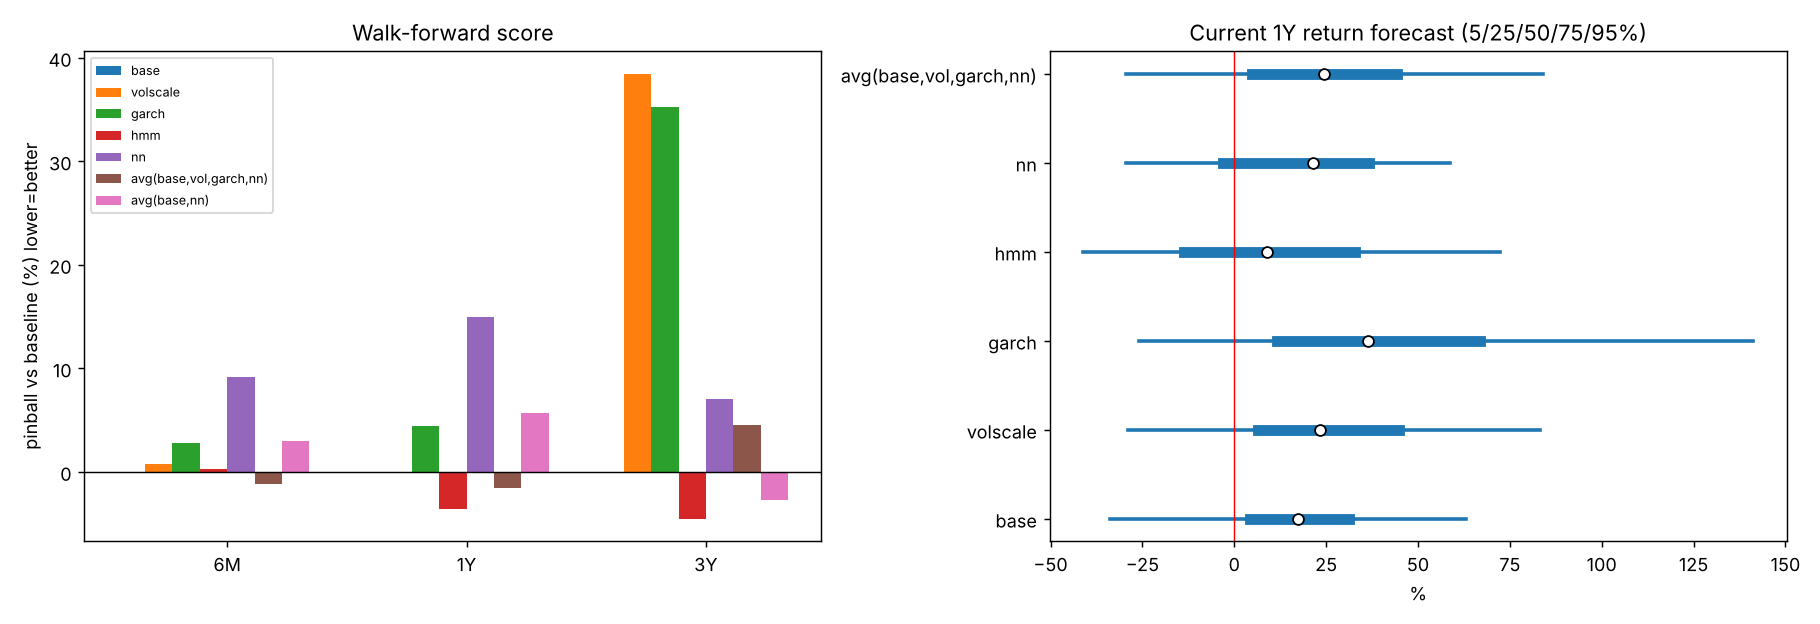

The Python source for this figure:
"""가격만 사용한 모델 비교 (워크포워드) - 2026-11-21
기준선 / 변동성 스케일 / GARCH-t 몬테카를로 / HMM 레짐 몬테카를로 / 분위수 신경망 / 앙상블
"""
import json, time, warnings
import numpy as np, pandas as pd, torch
from arch import arch_model
from hmmlearn.hmm import GaussianHMM
import matplotlib; matplotlib.use("Agg"); import matplotlib.pyplot as plt
warnings.filterwarnings("ignore"); torch.set_num_threads(4)

TAG = "20261121"; OUT = "/home/user/ma-backtest/"
HZ = {"6M": 126, "1Y": 252, "3Y": 756}
QS = np.array([0.05, 0.25, 0.5, 0.75, 0.95])
rng = np.random.default_rng(1)

px = pd.read_csv(OUT + f"ndx_close_{TAG}.csv", index_col=0, parse_dates=True).iloc[:, 0].dropna()
lp = np.log(px.values); n = len(lp); dates = px.index
ret = np.r_[np.nan, np.diff(lp)]
s = pd.Series(px.values)
X = np.c_[(s / s.cummax() - 1).values, (s / s.rolling(200).mean() - 1).values, (s / s.shift(252) - 1).values,
          (pd.Series(ret).rolling(63).std() * np.sqrt(252)).values, (s / s.shift(63) - 1).values]
START = 260
FIRST = 3000   # 첫 평가 시점(약 1997년)
PTS = list(range(FIRST, n - 126, 63))

def fwd(h): return np.r_[lp[h:] - lp[:-h], np.full(h, np.nan)]
Y = {k: fwd(h) for k, h in HZ.items()}

def pinball(y, q): return float(np.mean(np.maximum(QS * (y - q), (QS - 1) * (y - q))))

# ---- 모델들 ----
def m_base(i, h, y): return np.quantile(y[START:i - h + 1], QS)

def m_volscale(i, h, y):
    idx = np.arange(START, i - h + 1); sc = X[idx, 3] * np.sqrt(h / 252)
    z = y[idx] / sc
    return np.quantile(z, QS) * X[i, 3] * np.sqrt(h / 252)

def m_nn(i, h, y, base_q, seeds=3):
    idx = np.arange(START, i - h + 1)[::3]
    Xt = X[idx]; yt = y[idx]; mu, sd = Xt.mean(0), Xt.std(0) + 1e-9
    Xs = torch.tensor((Xt - mu) / sd, dtype=torch.float32); xq = torch.tensor(((X[i] - mu) / sd)[None], dtype=torch.float32)
    yy = torch.tensor(yt, dtype=torch.float32)[:, None]; q = torch.tensor(QS, dtype=torch.float32)[None]
    b = torch.tensor(base_q, dtype=torch.float32)[None]
    outs = []
    for sd_ in range(seeds):
        torch.manual_seed(sd_)
        net = torch.nn.Sequential(torch.nn.Linear(5, 16), torch.nn.Tanh(), torch.nn.Linear(16, 5))
        torch.nn.init.zeros_(net[2].weight); torch.nn.init.zeros_(net[2].bias)
        opt = torch.optim.Adam(net.parameters(), lr=3e-3, weight_decay=1e-2)
        for _ in range(100):
            opt.zero_grad(); p = b + net(Xs); e = yy - p
            torch.mean(torch.maximum(q * e, (q - 1) * e)).backward(); opt.step()
        outs.append((b + net(xq)).detach().numpy()[0])
    return np.sort(np.mean(outs, 0))

def garch_paths(i):
    am = arch_model(ret[1:i + 1] * 100, mean="Constant", vol="GARCH", p=1, q=1, dist="t")
    r = am.fit(disp="off")
    f = r.forecast(horizon=756, method="simulation", simulations=1000, reindex=False)
    return np.cumsum(f.simulations.values[-1], axis=1) / 100

def hmm_paths(i, K=3, P=1000, H=756):
    R = (ret[1:i + 1] * 100)[:, None]
    best = None
    for seed in (0, 1):
        m = GaussianHMM(K, covariance_type="diag", n_iter=100, tol=1e-3, random_state=seed).fit(R)
        sc = m.score(R)
        if best is None or sc > best[0]: best = (sc, m)
    m = best[1]; post = m.predict_proba(R)[-1]
    mean = m.means_.ravel(); sdv = np.sqrt(np.array([np.ravel(c)[0] for c in m.covars_]))
    cur = rng.choice(K, size=P, p=post); cum = np.zeros((P, H)); acc = np.zeros(P)
    cp = np.cumsum(m.transmat_, axis=1)
    for t in range(H):
        u = rng.random(P); cur = (u[:, None] > cp[cur]).sum(1).clip(0, K - 1)
        acc += rng.normal(mean[cur], sdv[cur]); cum[:, t] = acc
    return cum / 100

NAMES = ["base", "volscale", "garch", "hmm", "nn"]
pred = {k: {m: [] for m in NAMES} for k in HZ}   # (i, q)
t0 = time.time()
for j, i in enumerate(PTS):
    gp = garch_paths(i); hp = hmm_paths(i)
    for k, h in HZ.items():
        if i + h > n - 1: continue
        y = Y[k]
        b = m_base(i, h, y)
        P = {"base": b, "volscale": m_volscale(i, h, y), "garch": np.quantile(gp[:, h - 1], QS),
             "hmm": np.quantile(hp[:, h - 1], QS), "nn": m_nn(i, h, y, b)}
        for m, q in P.items(): pred[k][m].append((i, q))
    if j % 10 == 0: print(f"{j}/{len(PTS)} {time.time()-t0:.0f}s", flush=True)

# ---- 평가 ----
rows = []; res = {}
for k, h in HZ.items():
    idxs = [i for i, _ in pred[k]["base"]]; ys = np.array([Y[k][i] for i in idxs])
    allq = {m: np.array([q for _, q in pred[k][m]]) for m in NAMES}
    allq["avg(base,vol,garch,nn)"] = np.mean([allq[m] for m in ["base", "volscale", "garch", "nn"]], 0)
    allq["avg(base,nn)"] = np.mean([allq[m] for m in ["base", "nn"]], 0)
    b = np.mean([pinball(y, q) for y, q in zip(ys, allq["base"])])
    for m, Q in allq.items():
        pb = np.mean([pinball(y, q) for y, q in zip(ys, Q)])
        c90 = np.mean((ys >= Q[:, 0]) & (ys <= Q[:, 4])); c50 = np.mean((ys >= Q[:, 1]) & (ys <= Q[:, 3]))
        med = np.mean(ys <= Q[:, 2])
        rows.append((k, m, pb, pb / b - 1, c90, c50, med, len(ys)))
        res.setdefault(k, {})[m] = dict(pinball=pb, rel=pb / b - 1, cov90=c90, cov50=c50, below_median=med)
df = pd.DataFrame(rows, columns=["horizon", "model", "pinball", "vs_base", "cov90", "cov50", "below_median", "n"])
md = ["# 가격 전용 모델 비교 (워크포워드, " + TAG + ")\n",
      "평가 시점 " + f"{dates[PTS[0]].date()} ~ {dates[PTS[-1]].date()}, 63거래일 간격. pinball은 낮을수록 좋음. "
      "cov90/cov50은 각각 90%/50%에 가까울수록 보정이 좋음, below_median은 50%에 가까울수록 중앙값 편향 없음\n",
      df.to_markdown(index=False, floatfmt=".3f")]
open(OUT + f"ndx_models_compare_{TAG}.md", "w").write("\n".join(md))

# ---- 현재 시점 예측 ----
cur = {}
gp = garch_paths(n - 1); hp = hmm_paths(n - 1)
for k, h in HZ.items():
    y = Y[k]; i = n - 1; b = m_base(i, h, y)
    Pq = {"base": b, "volscale": m_volscale(i, h, y), "garch": np.quantile(gp[:, h - 1], QS),
          "hmm": np.quantile(hp[:, h - 1], QS), "nn": m_nn(i, h, y, b)}
    Pq["avg(base,vol,garch,nn)"] = np.mean([Pq[m] for m in ["base", "volscale", "garch", "nn"]], 0)
    cur[k] = {m: [float(np.exp(v) - 1) for v in q] for m, q in Pq.items()}
json.dump({"asof": str(dates[-1].date()), "close": float(px.values[-1]), "quantiles_5_25_50_75_95": cur, "eval": res},
          open(OUT + f"ndx_models_compare_{TAG}.json", "w"), indent=1, ensure_ascii=False)

# ---- 차트 ----
fig, ax = plt.subplots(1, 2, figsize=(14, 4.8))
ms = list(df.model.unique()); w = 0.8 / len(ms)
for j, m in enumerate(ms):
    ax[0].bar(np.arange(3) + j * w, [df[(df.horizon == k) & (df.model == m)].vs_base.values[0] * 100 for k in HZ], w, label=m)
ax[0].axhline(0, c="k", lw=.8); ax[0].set_xticks(np.arange(3) + .4); ax[0].set_xticklabels(list(HZ))
ax[0].set_ylabel("pinball vs baseline (%) lower=better"); ax[0].legend(fontsize=7); ax[0].set_title("Walk-forward score")
k = "1Y"; ms2 = list(cur[k]); yv = np.arange(len(ms2))
for yi, m in zip(yv, ms2):
    q = np.array(cur[k][m]) * 100
    ax[1].plot([q[0], q[4]], [yi, yi], c="tab:blue", lw=2); ax[1].plot([q[1], q[3]], [yi, yi], c="tab:blue", lw=6); ax[1].plot(q[2], yi, "wo", mec="k")
ax[1].set_yticks(yv); ax[1].set_yticklabels(ms2); ax[1].axvline(0, c="r", lw=.8); ax[1].set_title("Current 1Y return forecast (5/25/50/75/95%)"); ax[1].set_xlabel("%")
plt.tight_layout(); plt.savefig(OUT + f"ndx_models_compare_{TAG}.png", dpi=130)
print("\n".join(md)); print(json.dumps(cur, indent=1))
